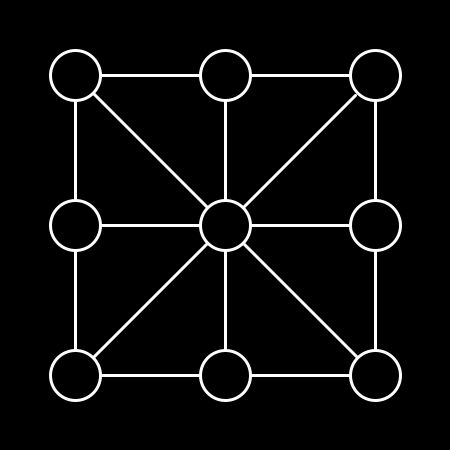
Frame 1 (no input)
Frame 60 (the mouse pressed at the canvas centre just before this capture): identical to frame 1, image omitted
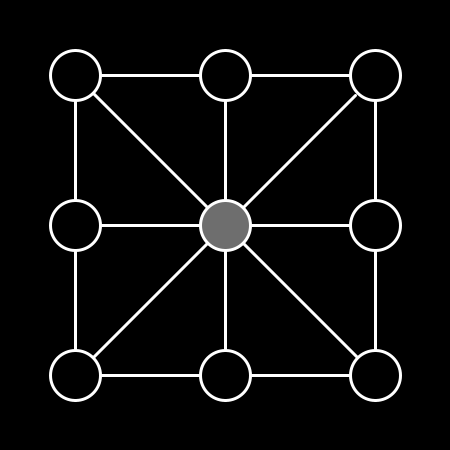
Frame 120 (the mouse held since frame 60 and released just before this capture)

The Processing sketch that drew these frames (run headless with seeded random() and noise(); from frame 60 on, the mouse is pressed at the canvas centre):

// Processing sketch: processing_187570
// ── processing_187570.pde

int[][] nums;

void setup() {
  size(450, 450);
  smooth();
  
  //This isn't really used here, but it could be useful maybe? Puts numbers to each circle.
  nums=new int[3][3];
  for (int i=0; i<3; i++) {
    for (int j=0; j<3; j++) {
      nums[i][j]=i*3+j+1;
    }
  }
  stroke(255);
  strokeWeight(3);
}

void draw() {
  background(0);
  for (int i=0; i<3; i++) {
    for (int j=0; j<3; j++) {
      //When I hover over a circle, print its X,Y to the console, and fill it light gray
      if (mouseX>75+j*150-25 && mouseX<75+j*150+25 && mouseY>75+i*150-25 && mouseY<75+i*150+25)
      {
        println(i + " , " + j);
        fill(110);
        
      }
      else {
        fill(0);
      }
      
      //Draw lines from any circle NOT in the last coluumn
        //Then draw an extra diagonal line from any circle with the same X,Y coord.
          //THEN draw extra diagonals from the middle circle.
      if (j < 2){
        stroke(255);
        line(75+j*150, 75+i*150, 75+(j+1)*150, 75+i*150);
        if (i == j){
          stroke(255);
          line(75+j*150, 75+i*150, 75+(j+1)*150, 75+(i+1)*150);
          if(i == 1) {
            stroke(255);
            line(75+j*150, 75+i*150, 55+(j+1)*150, 95+(i-1)*150); //This is a makeshift fix, not sure where the exact problem here is
            line(75+j*150, 75+i*150, 75+(j-1)*150, 75+(i+1)*150);
          }
        }
      }
      
      //Draw lines from any circle NOT in the last row
      if (i < 2){
        stroke(255);
        line(75+j*150, 75+i*150, 75+j*150, 225+i*150);
      }
      
      //the dumb math here -> <offset> + i [or j] * <distance between circles>
      ellipse(75+j*150, 75+i*150, 50, 50);
    }
  }
}
